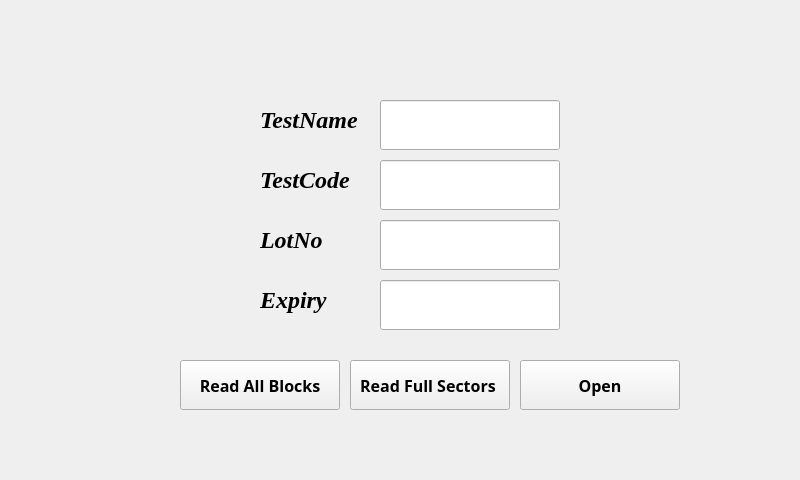
<?xml version="1.0" encoding="UTF-8"?>
<ui version="4.0">
 <class>MainWindow</class>
 <widget class="QMainWindow" name="MainWindow">
  <property name="geometry">
   <rect>
    <x>0</x>
    <y>0</y>
    <width>800</width>
    <height>480</height>
   </rect>
  </property>
  <property name="windowTitle">
   <string>MainWindow</string>
  </property>
  <widget class="QWidget" name="centralwidget">
   <widget class="QStackedWidget" name="stackedWidget">
    <property name="geometry">
     <rect>
      <x>0</x>
      <y>0</y>
      <width>800</width>
      <height>480</height>
     </rect>
    </property>
    <property name="styleSheet">
     <string notr="true"/>
    </property>
    <property name="currentIndex">
     <number>1</number>
    </property>
    <widget class="QWidget" name="page">
     <widget class="QFrame" name="frame">
      <property name="geometry">
       <rect>
        <x>10</x>
        <y>10</y>
        <width>781</width>
        <height>441</height>
       </rect>
      </property>
      <property name="frameShape">
       <enum>QFrame::StyledPanel</enum>
      </property>
      <property name="frameShadow">
       <enum>QFrame::Raised</enum>
      </property>
      <widget class="QFrame" name="frame_2">
       <property name="geometry">
        <rect>
         <x>390</x>
         <y>10</y>
         <width>381</width>
         <height>421</height>
        </rect>
       </property>
       <property name="frameShape">
        <enum>QFrame::StyledPanel</enum>
       </property>
       <property name="frameShadow">
        <enum>QFrame::Raised</enum>
       </property>
       <widget class="QTextEdit" name="textEdit_Log">
        <property name="geometry">
         <rect>
          <x>10</x>
          <y>10</y>
          <width>361</width>
          <height>401</height>
         </rect>
        </property>
        <property name="styleSheet">
         <string notr="true">background-color: rgb(255, 255, 255);
color: rgb(0, 0, 0);</string>
        </property>
       </widget>
      </widget>
      <widget class="QFrame" name="frame_3">
       <property name="geometry">
        <rect>
         <x>10</x>
         <y>10</y>
         <width>371</width>
         <height>421</height>
        </rect>
       </property>
       <property name="styleSheet">
        <string notr="true"/>
       </property>
       <property name="frameShape">
        <enum>QFrame::StyledPanel</enum>
       </property>
       <property name="frameShadow">
        <enum>QFrame::Raised</enum>
       </property>
       <widget class="QPushButton" name="BtnRead">
        <property name="geometry">
         <rect>
          <x>10</x>
          <y>230</y>
          <width>161</width>
          <height>81</height>
         </rect>
        </property>
        <property name="font">
         <font>
          <family>Gadugi</family>
          <pointsize>12</pointsize>
          <weight>75</weight>
          <bold>true</bold>
         </font>
        </property>
        <property name="text">
         <string>Read</string>
        </property>
       </widget>
       <widget class="QLabel" name="label_6">
        <property name="geometry">
         <rect>
          <x>100</x>
          <y>100</y>
          <width>181</width>
          <height>40</height>
         </rect>
        </property>
        <property name="font">
         <font>
          <family>Times New Roman</family>
          <pointsize>18</pointsize>
          <weight>75</weight>
          <italic>true</italic>
          <bold>true</bold>
         </font>
        </property>
        <property name="styleSheet">
         <string notr="true">color: rgb(252, 255, 67);</string>
        </property>
        <property name="text">
         <string>Calibration Data</string>
        </property>
       </widget>
       <widget class="QLineEdit" name="lineEdit_CalibrationData">
        <property name="geometry">
         <rect>
          <x>10</x>
          <y>140</y>
          <width>351</width>
          <height>61</height>
         </rect>
        </property>
        <property name="font">
         <font>
          <family>Times New Roman</family>
          <pointsize>16</pointsize>
         </font>
        </property>
        <property name="styleSheet">
         <string notr="true">background-color: rgb(255, 255, 255);
color: rgb(0, 0, 0);
border-radius:15px;</string>
        </property>
        <property name="alignment">
         <set>Qt::AlignCenter</set>
        </property>
       </widget>
       <widget class="QLabel" name="label_5">
        <property name="geometry">
         <rect>
          <x>140</x>
          <y>20</y>
          <width>101</width>
          <height>41</height>
         </rect>
        </property>
        <property name="font">
         <font>
          <family>Algerian</family>
          <pointsize>36</pointsize>
         </font>
        </property>
        <property name="styleSheet">
         <string notr="true">color: rgb(0, 255, 123);</string>
        </property>
        <property name="text">
         <string>RFID</string>
        </property>
       </widget>
       <widget class="QPushButton" name="BtnWrite">
        <property name="geometry">
         <rect>
          <x>190</x>
          <y>230</y>
          <width>171</width>
          <height>81</height>
         </rect>
        </property>
        <property name="font">
         <font>
          <family>Gadugi</family>
          <pointsize>12</pointsize>
          <weight>75</weight>
          <bold>true</bold>
         </font>
        </property>
        <property name="text">
         <string>Write</string>
        </property>
       </widget>
       <widget class="QPushButton" name="Clear_Log">
        <property name="geometry">
         <rect>
          <x>10</x>
          <y>325</y>
          <width>351</width>
          <height>81</height>
         </rect>
        </property>
        <property name="font">
         <font>
          <family>Gadugi</family>
          <pointsize>12</pointsize>
          <weight>75</weight>
          <bold>true</bold>
         </font>
        </property>
        <property name="text">
         <string>Clear Log</string>
        </property>
       </widget>
      </widget>
     </widget>
    </widget>
    <widget class="QWidget" name="page_2">
     <widget class="QLabel" name="label_2">
      <property name="geometry">
       <rect>
        <x>260</x>
        <y>160</y>
        <width>100</width>
        <height>40</height>
       </rect>
      </property>
      <property name="font">
       <font>
        <family>Times New Roman</family>
        <pointsize>18</pointsize>
        <weight>75</weight>
        <italic>true</italic>
        <bold>true</bold>
       </font>
      </property>
      <property name="text">
       <string>TestCode</string>
      </property>
     </widget>
     <widget class="QLabel" name="label_3">
      <property name="geometry">
       <rect>
        <x>260</x>
        <y>219</y>
        <width>100</width>
        <height>41</height>
       </rect>
      </property>
      <property name="font">
       <font>
        <family>Times New Roman</family>
        <pointsize>18</pointsize>
        <weight>75</weight>
        <italic>true</italic>
        <bold>true</bold>
       </font>
      </property>
      <property name="text">
       <string>LotNo</string>
      </property>
     </widget>
     <widget class="QLineEdit" name="lineEdit_LotNo">
      <property name="geometry">
       <rect>
        <x>380</x>
        <y>220</y>
        <width>180</width>
        <height>50</height>
       </rect>
      </property>
      <property name="font">
       <font>
        <family>Times New Roman</family>
        <pointsize>16</pointsize>
       </font>
      </property>
      <property name="alignment">
       <set>Qt::AlignCenter</set>
      </property>
     </widget>
     <widget class="QLineEdit" name="lineEdit_Expiry">
      <property name="geometry">
       <rect>
        <x>380</x>
        <y>280</y>
        <width>180</width>
        <height>50</height>
       </rect>
      </property>
      <property name="font">
       <font>
        <family>Times New Roman</family>
        <pointsize>16</pointsize>
       </font>
      </property>
      <property name="alignment">
       <set>Qt::AlignCenter</set>
      </property>
     </widget>
     <widget class="QLineEdit" name="lineEdit_TestCode">
      <property name="geometry">
       <rect>
        <x>380</x>
        <y>160</y>
        <width>180</width>
        <height>50</height>
       </rect>
      </property>
      <property name="font">
       <font>
        <family>Times New Roman</family>
        <pointsize>16</pointsize>
       </font>
      </property>
      <property name="alignment">
       <set>Qt::AlignCenter</set>
      </property>
     </widget>
     <widget class="QLabel" name="label">
      <property name="geometry">
       <rect>
        <x>260</x>
        <y>100</y>
        <width>100</width>
        <height>40</height>
       </rect>
      </property>
      <property name="font">
       <font>
        <family>Times New Roman</family>
        <pointsize>18</pointsize>
        <weight>75</weight>
        <italic>true</italic>
        <bold>true</bold>
       </font>
      </property>
      <property name="text">
       <string>TestName</string>
      </property>
     </widget>
     <widget class="QLineEdit" name="lineEdit_TestName">
      <property name="geometry">
       <rect>
        <x>380</x>
        <y>100</y>
        <width>180</width>
        <height>50</height>
       </rect>
      </property>
      <property name="font">
       <font>
        <family>Times New Roman</family>
        <pointsize>16</pointsize>
       </font>
      </property>
      <property name="text">
       <string/>
      </property>
      <property name="alignment">
       <set>Qt::AlignCenter</set>
      </property>
     </widget>
     <widget class="QLabel" name="label_4">
      <property name="geometry">
       <rect>
        <x>260</x>
        <y>280</y>
        <width>100</width>
        <height>40</height>
       </rect>
      </property>
      <property name="font">
       <font>
        <family>Times New Roman</family>
        <pointsize>18</pointsize>
        <weight>75</weight>
        <italic>true</italic>
        <bold>true</bold>
       </font>
      </property>
      <property name="text">
       <string>Expiry</string>
      </property>
     </widget>
     <widget class="QPushButton" name="BtnOpen">
      <property name="geometry">
       <rect>
        <x>520</x>
        <y>360</y>
        <width>160</width>
        <height>50</height>
       </rect>
      </property>
      <property name="font">
       <font>
        <family>Gadugi</family>
        <pointsize>12</pointsize>
        <weight>75</weight>
        <bold>true</bold>
       </font>
      </property>
      <property name="text">
       <string>Open</string>
      </property>
     </widget>
     <widget class="QPushButton" name="BtnReadAll">
      <property name="geometry">
       <rect>
        <x>180</x>
        <y>360</y>
        <width>160</width>
        <height>50</height>
       </rect>
      </property>
      <property name="font">
       <font>
        <family>Gadugi</family>
        <pointsize>12</pointsize>
        <weight>75</weight>
        <bold>true</bold>
       </font>
      </property>
      <property name="text">
       <string>Read All Blocks</string>
      </property>
     </widget>
     <widget class="QPushButton" name="BtnReadAll_2">
      <property name="geometry">
       <rect>
        <x>350</x>
        <y>360</y>
        <width>160</width>
        <height>50</height>
       </rect>
      </property>
      <property name="font">
       <font>
        <family>Gadugi</family>
        <pointsize>12</pointsize>
        <weight>75</weight>
        <bold>true</bold>
       </font>
      </property>
      <property name="text">
       <string>Read Full Sectors </string>
      </property>
     </widget>
    </widget>
   </widget>
  </widget>
  <widget class="QMenuBar" name="menubar">
   <property name="geometry">
    <rect>
     <x>0</x>
     <y>0</y>
     <width>800</width>
     <height>21</height>
    </rect>
   </property>
  </widget>
 </widget>
 <resources/>
 <connections/>
</ui>
